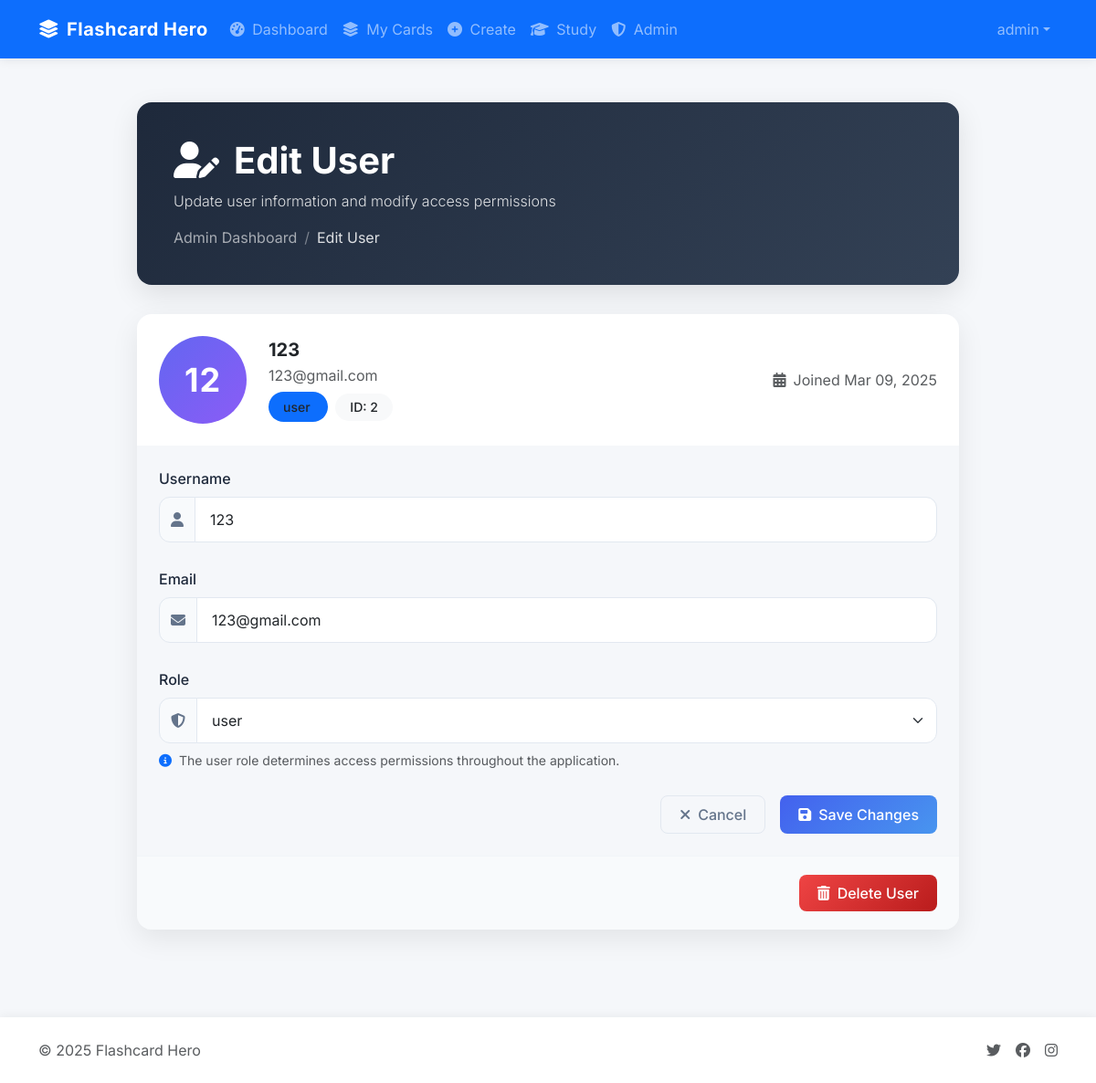
Page /admin/edit_user/2 (signed in) on the committed database.
### models.py (models this page shows, shortened)
class User(db.Model, UserMixin):
    id = db.Column(db.Integer, primary_key=True)
    username = db.Column(db.String(50), unique=True, nullable=False)
    email = db.Column(db.String(120), unique=True, nullable=False)
    password = db.Column(db.String(200), nullable=False)
    profile_pic = db.Column(db.String(100), default='default_profile.png')
    role = db.Column(db.Enum(UserRole), default=UserRole.USER)
    date_joined = db.Column(db.DateTime, default=datetime.utcnow)
    cards = db.relationship('Card', backref='author', lazy=True)
    achievements = db.relationship('UserAchievement', backref='user', lazy=True)

### app.py (the view, shortened to what this page needs)
@app.route('/admin/edit_user/<int:user_id>', methods=['GET', 'POST'])
@login_required
def admin_edit_user(user_id):
    if current_user.role != UserRole.ADMIN:
        abort(403)  # Forbidden
    user = User.query.get_or_404(user_id)
    return render_template('admin_edit_user.html', user=user, roles=UserRole)

### app.py (called while the page is built)
@login_manager.user_loader
def load_user(user_id):
    return User.query.get(int(user_id))

### templates/admin_edit_user.html (shortened to what this page needs)
{% extends "layout.html" %}
{% block content %}
<div class="admin-container">
    <div class="page-header">
        <h1 class="page-title">
            <i class="fas fa-user-edit me-3"></i>Edit User
        </h1>
        <p class="page-subtitle">Update user information and modify access permissions</p>
        <nav aria-label="breadcrumb">
            <ol class="breadcrumb mb-0">
                <li class="breadcrumb-item"><a href="{{ url_for('admin_dashboard') }}">Admin Dashboard</a></li>
                <li class="breadcrumb-item active" aria-current="page">Edit User</li>
            </ol>
        </nav>
    </div>
    <div class="user-card">
        <div class="user-card-header">
            <div class="d-flex justify-content-between align-items-center">
                <div class="d-flex align-items-center">
                    <div class="avatar-container me-4">
                        <div class="avatar-circle">
                            {{ user.username[:2].upper() }}
                        </div>
                    </div>
                    <div>
                        <h5 class="fw-bold mb-1">{{ user.username }}</h5>
                        <p class="text-muted mb-2">{{ user.email }}</p>
                        <span class="role-badge {% if user.role.value == 'admin' %}bg-danger{% elif user.role.value == 'user' %}bg-primary{% else %}bg-secondary{% endif %}">
                            {{ user.role.value }}
                        </span>
                        <span class="ms-2 badge bg-light text-dark role-badge">
                            ID: {{ user.id }}
                        </span>
                    </div>
                </div>
                <div>
                    <span class="text-muted d-flex align-items-center">
                        <i class="fas fa-calendar-alt me-2"></i>
                        Joined {{ user.date_joined.strftime('%b %d, %Y') }}
                    </span>
                </div>
            </div>
        </div>
        <div class="p-4">
            <form method="POST" action="{{ url_for('admin_edit_user', user_id=user.id) }}">
                <div class="form-group">
                    <label for="username" class="form-label">Username</label>
                    <div class="input-group">
                        <span class="input-group-text input-icon"><i class="fas fa-user"></i></span>
                        <input type="text" class="form-control input-with-icon" id="username" name="username" value="{{ user.username }}" required>
                    </div>
                </div>
                <div class="form-group">
                    <label for="email" class="form-label">Email</label>
                    <div class="input-group">
                        <span class="input-group-text input-icon"><i class="fas fa-envelope"></i></span>
                        <input type="email" class="form-control input-with-icon" id="email" name="email" value="{{ user.email }}" required>
                    </div>
                </div>
                <div class="form-group">
                    <label for="role" class="form-label">Role</label>
                    <div class="input-group">
                        <span class="input-group-text input-icon"><i class="fas fa-shield-alt"></i></span>
                        <select class="form-select input-with-icon" id="role" name="role" required>
                            {% for role in roles %}
                                <option value="{{ role.value }}" {% if user.role == role %}selected{% endif %}>{{ role.value }}</option>
                            {% endfor %}
                        </select>
                    </div>
                    <div class="form-text mt-2">
                        <i class="fas fa-info-circle me-1 text-primary"></i>
                        The user role determines access permissions throughout the application.
                    </div>
                </div>
                <div class="d-flex justify-content-end gap-3 mt-4">
                    <a href="{{ url_for('admin_dashboard') }}" class="btn btn-outline-secondary">
                        <i class="fas fa-times me-2"></i>Cancel
                    </a>
                    <button type="submit" class="btn btn-primary">
                        <i class="fas fa-save me-2"></i>Save Changes
                    </button>
                </div>
            </form>
        </div>
        <div class="user-card-footer text-end">
            <button type="button" class="btn delete-btn" data-bs-toggle="modal" data-bs-target="#deleteUserModal">
                <i class="fas fa-trash-alt me-2"></i>Delete User
            </button>
        </div>
    </div>
</div>
{% endblock %}

### templates/layout.html (shortened to what this page needs)
<!DOCTYPE html>
<html lang="en">
<head>
    <link href="https://cdn.jsdelivr.net/npm/bootstrap@5.3.2/dist/css/bootstrap.min.css" rel="stylesheet">
    <link rel="stylesheet" href="https://cdnjs.cloudflare.com/ajax/libs/font-awesome/6.4.2/css/all.min.css">
    <link rel="stylesheet" href="{{ url_for('static', filename='css/main.css') }}">
</head>
<body>
    <nav class="navbar navbar-expand-lg navbar-dark bg-primary">
        <div class="container">
            <a class="navbar-brand" href="{{ url_for('index') }}">
                <i class="fas fa-layer-group me-2"></i>Flashcard Hero
            </a>
            <div class="collapse navbar-collapse" id="navbarNav">
                <ul class="navbar-nav me-auto">
                    {% if current_user.is_authenticated %}
                        <li class="nav-item">
                            <a class="nav-link" href="{{ url_for('dashboard') }}">
                                <i class="fas fa-tachometer-alt me-1"></i> Dashboard
                            </a>
                        </li>
                        <li class="nav-item">
                            <a class="nav-link" href="{{ url_for('view_cards') }}">
                                <i class="fas fa-layer-group me-1"></i> My Cards
                            </a>
                        </li>
                        <li class="nav-item">
                            <a class="nav-link" href="{{ url_for('create_card') }}">
                                <i class="fas fa-plus-circle me-1"></i> Create
                            </a>
                        </li>
                        <li class="nav-item">
                            <a class="nav-link" href="{{ url_for('study') }}">
                                <i class="fas fa-graduation-cap me-1"></i> Study
                            </a>
                        </li>
                        {% if current_user.role.value == 'admin' %}
                            <li class="nav-item">
                                <a class="nav-link" href="{{ url_for('admin_dashboard') }}">
                                    <i class="fas fa-shield-alt me-1"></i> Admin
                                </a>
                            </li>
                        {% endif %}
                    {% endif %}
                </ul>
                <ul class="navbar-nav">
                    {% if current_user.is_authenticated %}
                        <li class="nav-item dropdown">
                            <a class="nav-link dropdown-toggle d-flex align-items-center" href="#" role="button" data-bs-toggle="dropdown">
                                <span>{{ current_user.username }}</span>
                            </a>
                        </li>
                        {% endif %}
                </ul>
            </div>
        </div>
    </nav>
    <main class="container py-5">
        {% block content %}{% endblock %}
    </main>
    <footer class="footer bg-white py-4">
        <div class="container">
            <div class="row align-items-center">
                <div class="col-md-6 text-center text-md-start">
                    <span class="text-muted">© 2025 Flashcard Hero</span>
                </div>
                <div class="col-md-6 text-center text-md-end">
                    <div class="d-flex justify-content-center justify-content-md-end">
                        <a href="#" class="text-muted me-3"><i class="fab fa-twitter"></i></a>
                        <a href="#" class="text-muted me-3"><i class="fab fa-facebook"></i></a>
                        <a href="#" class="text-muted"><i class="fab fa-instagram"></i></a>
                    </div>
                </div>
            </div>
        </div>
    </footer>
</body>
</html>

### static/css/main.css (style rules this page uses)
body { display: flex; flex-direction: column; min-height: 100vh; }
main { flex: 1; }
.navbar-brand { font-weight: 700; letter-spacing: 0.5px; }

### templates/admin_edit_user.html (style rules this page uses)
.admin-container { max-width: 900px; margin: 0 auto; }
.page-header { background: linear-gradient(135deg, #1e293b 0%, #334155 100%); padding: 2.5rem; border-radius: 16px; margin-bottom: 2rem; box-shadow: 0 10px 30px rgba(0, 0, 0, 0.1); }
.page-title { color: white; font-weight: 700; margin-bottom: 0.5rem; }
.page-subtitle { color: rgba(255, 255, 255, 0.85); font-weight: 300; }
.breadcrumb-item a { color: rgba(255, 255, 255, 0.6); text-decoration: none; }
.breadcrumb-item.active { color: rgba(255, 255, 255, 0.85); }
.breadcrumb-item + .breadcrumb-item::before { color: rgba(255, 255, 255, 0.4); }
.user-card { border: none; border-radius: 16px; overflow: hidden; box-shadow: 0 10px 30px rgba(0, 0, 0, 0.08); }
.user-card-header { border-bottom: none; background-color: white; padding: 1.5rem; }
.avatar-container { width: 96px; height: 96px; position: relative; }
.avatar-circle { width: 96px; height: 96px; background: linear-gradient(135deg, #6366F1 0%, #8B5CF6 100%); border-radius: 50%; color: white; display: flex; align-items: center; justify-content: center; font-size: 2.25rem; font-weight: 700; letter-spacing: 1px; }
.form-group { margin-bottom: 1.75rem; }
.form-label { font-weight: 500; margin-bottom: 0.5rem; color: #1e293b; }
.form-control, .form-select { border-radius: 12px; border-color: #e2e8f0; padding: 0.75rem 1rem; font-size: 1rem; box-shadow: none; transition: all 0.2s; }
.input-group-text { background-color: #f8fafc; border-color: #e2e8f0; color: #64748b; }
.input-icon { border-top-left-radius: 12px; border-bottom-left-radius: 12px; }
.input-with-icon { border-top-left-radius: 0; border-bottom-left-radius: 0; }
.btn { border-radius: 12px; padding: 0.75rem 1.5rem; font-weight: 500; transition: all 0.2s; }
.btn-primary { background: linear-gradient(135deg, #6366F1 0%, #8B5CF6 100%); border: none; }
.btn-outline-secondary { border-color: #e2e8f0; color: #64748b; }
.role-badge { padding: 0.5rem 1rem; font-size: 0.875rem; border-radius: 50rem; font-weight: 500; }
.user-card-footer { background-color: #f8fafc; border-top: 1px solid #f1f5f9; padding: 1.25rem 1.5rem; }
.delete-btn { background: linear-gradient(135deg, #ef4444 0%, #b91c1c 100%); border: none; color: white; }

### templates/layout.html (style rules this page uses)
:root { --bs-primary: #4361ee; --bs-secondary: #3f37c9; --bs-success: #4cc9f0; --bs-info: #4895ef; --bs-warning: #f72585; --bs-danger: #e63946; --bs-light: #f8f9fa; --bs-dark: #212529; }
body { font-family: 'Inter', sans-serif; background-color: #f5f7fa; }
.navbar { box-shadow: 0 2px 10px rgba(0,0,0,0.08); padding: 0.75rem 1rem; }
.navbar-brand { font-weight: 700; }
.btn { border-radius: 0.5rem; padding: 0.5rem 1.25rem; transition: all 0.2s; }
.btn-primary { background-image: linear-gradient(135deg, var(--bs-primary) 0%, var(--bs-info) 100%); border: none; }
.footer { box-shadow: 0 -2px 10px rgba(0,0,0,0.05); margin-top: 3rem; padding: 1.5rem 0; }

### rows in the picture
User: username "admin"
User: username "12", username "123", email "123@gmail.com", role.value "user", id "2", date_joined "Mar 09, 2025", role "user"
